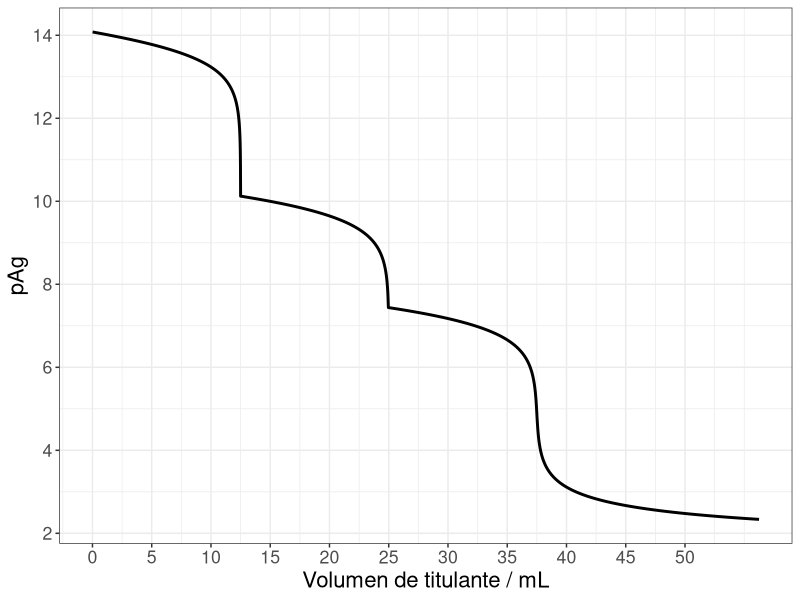

Source code (R):
## ---- chunk 1
Ks.AgCl <- 10^-9.74
Ks.AgBr <- 10^-12.3
Ks.AgI <- 10^-16.08
VA <- 25.00
cKCl <- 0.0100
cKBr <- 0.0100
cKI <- 0.0100
cAgNO3 <- 0.0200
## ---- chunk 2
curva <- function(pAg, VT){
  cCl <- cKCl * VA / (VA + VT)
  cBr <- cKBr * VA / (VA + VT)
  cI <- cKI * VA / (VA + VT)
  K  <- cCl + cBr + cI
  NO3 <- cAgNO3 * VT / (VA + VT)
  Ag <- 10^-pAg
  if(Ks.AgCl / Ag > cCl) {Cl <- cCl} else {Cl <- Ks.AgCl / Ag}
  if(Ks.AgBr / Ag > cBr) {Br <- cBr} else {Br <- Ks.AgBr / Ag}
  if(Ks.AgI / Ag > cI) {I <- cI} else {I <- Ks.AgI / Ag}
  Ag + K - Cl - Br - I - NO3
}
## ---- chunk 3
Vf <- (cKCl + cKBr + cKI) * VA / cAgNO3 * 1.5
VT <- seq(0.01, Vf, by = 0.01)
pAg <- sapply(VT, function(x)
  uniroot(curva, VT = x, interval = c(0,50), tol = 1e-14)$root)
## ---- chunk 4
if (!require("tidyverse")) install.packages("tidyverse")
if (!require("scales")) install.packages("scales")
df <- data.frame(x = VT, y = pAg)

fig <- ggplot(df,
              aes(x = x, 
                  y = y)
              ) +
  geom_line(size = 1L) +
  scale_color_brewer(palette = "Dark2", 
                     direction = 1) +
  labs(x = "Volumen de titulante / mL",
       y = "pAg") +
  scale_x_continuous(breaks = seq(0, 50, by = 5)) + 
  scale_y_continuous(breaks = seq(0, 20, by = 2)) + 
  theme_bw() + 
  theme(text = element_text(size = 16),
        legend.position = c(0.65, 0.65))
print(fig)
